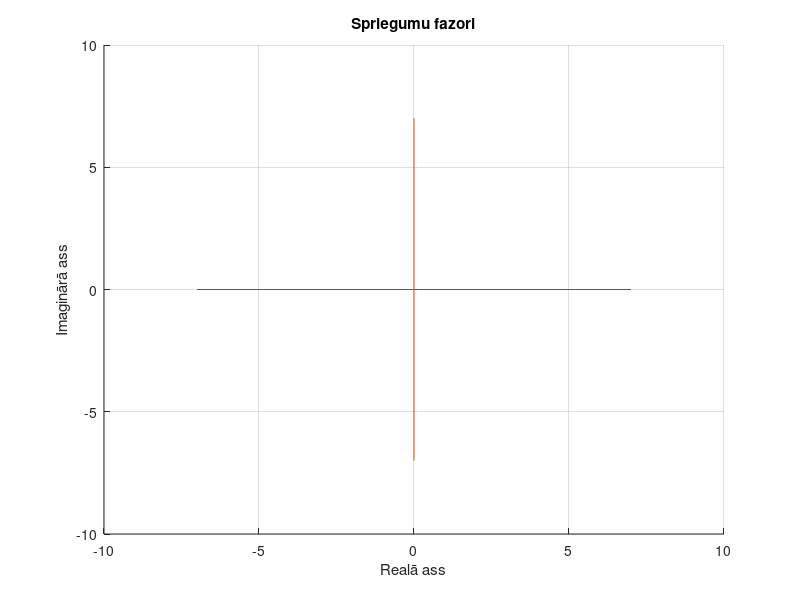

Here is the MATLAB script that generated this plot: (Note: this script raises an error after producing the figure.)
L=20e-3; C=2200e-12;
R0 = 1e3; Us = 5; R1=0e3;
f = [5 10 20 40 80 100]*1e3;
omega = 2*pi*f;
Zc = 1./(C*omega*i);

r = [Zc+R0+R1];
u = Us;
I = r.\Us;

Uv = I.*Zc;
faze = angle(Uv);
amp = abs(Uv);

figure
hold on
plot ([-7, 7], [0,0]) %draw vertical line
plot ([0,0], [-7,7]) %draw horizontal line
grid on
xlabel('Realā ass')
ylabel('Imaginārā ass')
title('Spriegumu fazori')

for k=1:1
   arrow( [ 0 0 ], [ real(Uv(k)) imag(Uv(k)) ] ) 
   str = num2str(k);
   %text(real(Uv(k)-1),imag(Uv(k)+3*i), str)
   %text(real(Uv(k)-2.2),imag(Uv(k)+3*i), 'U')
end

figure(2)
hold on
plot ([-0.001, 0.001], [0,0]) %draw vertical line
plot ([0,0], [-0.001,0.001]) %draw horizontal line
grid on
xlabel('Realā ass')
ylabel('Imaginārā ass')
title('Strāvu fazori')

for k=1:1
   arrow( [ 0 0 ], [ real(I(k)) imag(I(k)) ] ) 
   %str = num2str(k);
   %text(real(I(k)-2.2),imag(I(k)+3*i), 'U')
end